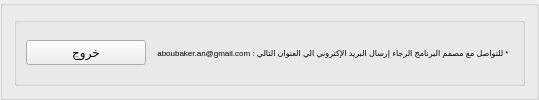
       <widget class="QGroupBox" name="groupBox_16">
        <property name="layoutDirection">
         <enum>Qt::RightToLeft</enum>
        </property>
        <property name="title">
         <string/>
        </property>
        <layout class="QHBoxLayout" name="horizontalLayout_43">
         <item>
          <widget class="QGroupBox" name="groupBox_33">
           <property name="minimumSize">
            <size>
             <width>0</width>
             <height>60</height>
            </size>
           </property>
           <property name="layoutDirection">
            <enum>Qt::RightToLeft</enum>
           </property>
           <property name="title">
            <string/>
           </property>
           <layout class="QHBoxLayout" name="horizontalLayout_44">
            <item>
             <layout class="QHBoxLayout" name="horizontalLayout_45">
              <item>
               <widget class="QLabel" name="appStatus_3">
                <property name="sizePolicy">
                 <sizepolicy hsizetype="Preferred" vsizetype="Fixed">
                  <horstretch>0</horstretch>
                  <verstretch>0</verstretch>
                 </sizepolicy>
                </property>
                <property name="minimumSize">
                 <size>
                  <width>0</width>
                  <height>25</height>
                 </size>
                </property>
                <property name="font">
                 <font>
                  <pointsize>6</pointsize>
                  <weight>50</weight>
                  <bold>false</bold>
                 </font>
                </property>
                <property name="layoutDirection">
                 <enum>Qt::RightToLeft</enum>
                </property>
                <property name="autoFillBackground">
                 <bool>false</bool>
                </property>
                <property name="frameShape">
                 <enum>QFrame::NoFrame</enum>
                </property>
                <property name="text">
                 <string>  * للتواصل مع مصمم البرنامج الرجاء إرسال البريد الإكتروني الي العنوان التالي : aboubaker.an@gmail.com</string>
                </property>
                <property name="textFormat">
                 <enum>Qt::AutoText</enum>
                </property>
                <property name="alignment">
                 <set>Qt::AlignLeading|Qt::AlignLeft|Qt::AlignVCenter</set>
                </property>
               </widget>
              </item>
              <item>
               <spacer name="horizontalSpacer">
                <property name="orientation">
                 <enum>Qt::Horizontal</enum>
                </property>
                <property name="sizeType">
                 <enum>QSizePolicy::Fixed</enum>
                </property>
                <property name="sizeHint" stdset="0">
                 <size>
                  <width>5</width>
                  <height>20</height>
                 </size>
                </property>
               </spacer>
              </item>
              <item>
               <widget class="QPushButton" name="exitBtn">
                <property name="sizePolicy">
                 <sizepolicy hsizetype="Fixed" vsizetype="Fixed">
                  <horstretch>0</horstretch>
                  <verstretch>0</verstretch>
                 </sizepolicy>
                </property>
                <property name="minimumSize">
                 <size>
                  <width>120</width>
                  <height>25</height>
                 </size>
                </property>
                <property name="font">
                 <font>
                  <weight>50</weight>
                  <bold>false</bold>
                 </font>
                </property>
                <property name="layoutDirection">
                 <enum>Qt::RightToLeft</enum>
                </property>
                <property name="text">
                 <string>خروج</string>
                </property>
               </widget>
              </item>
             </layout>
            </item>
           </layout>
          </widget>
         </item>
        </layout>
       </widget>
